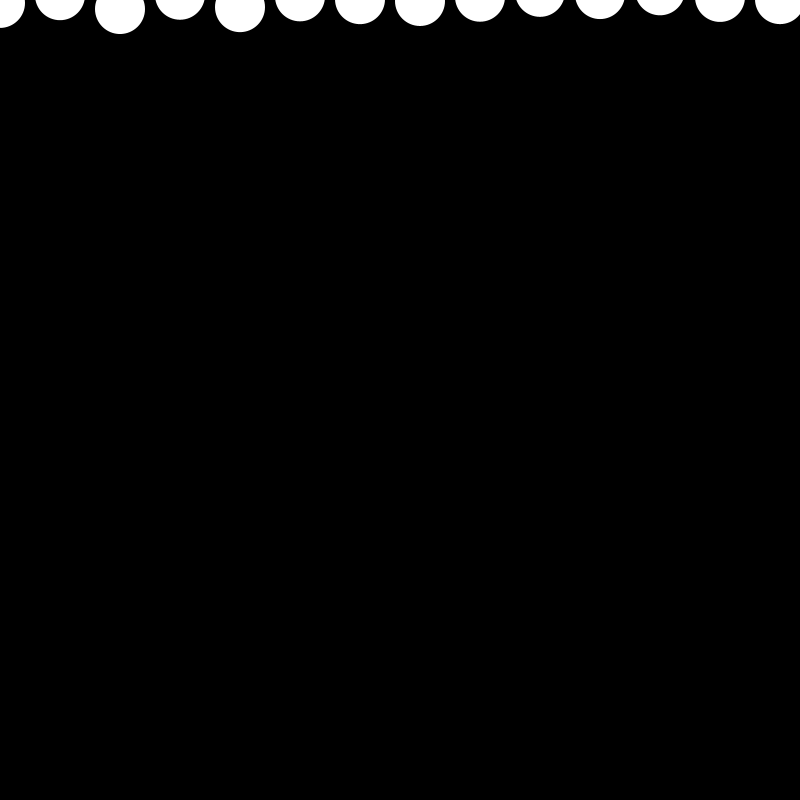
Frame 1 (no input)
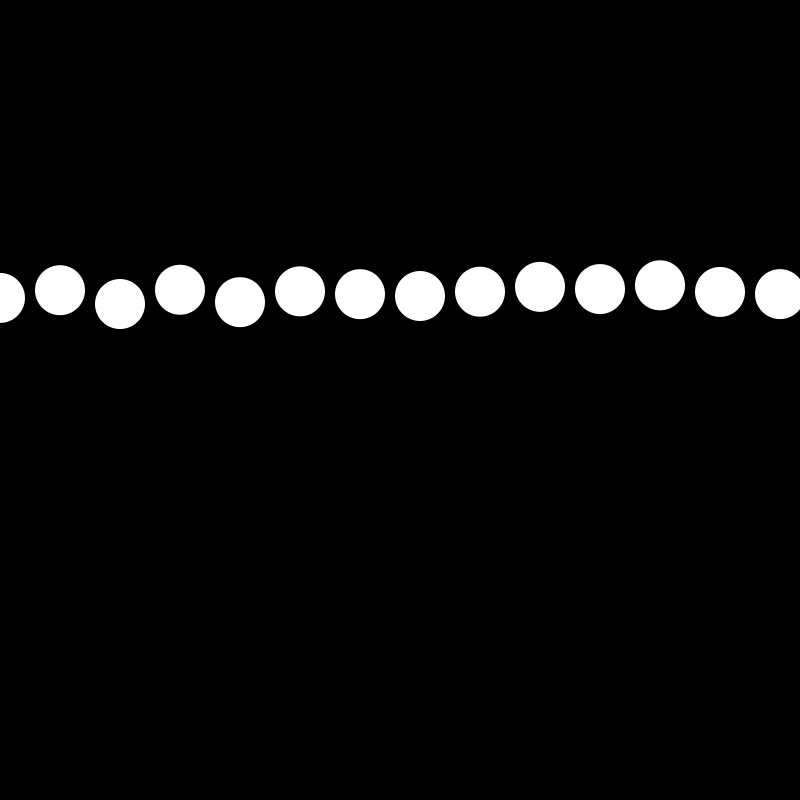
Frame 60 (the mouse pressed at the canvas centre just before this capture)
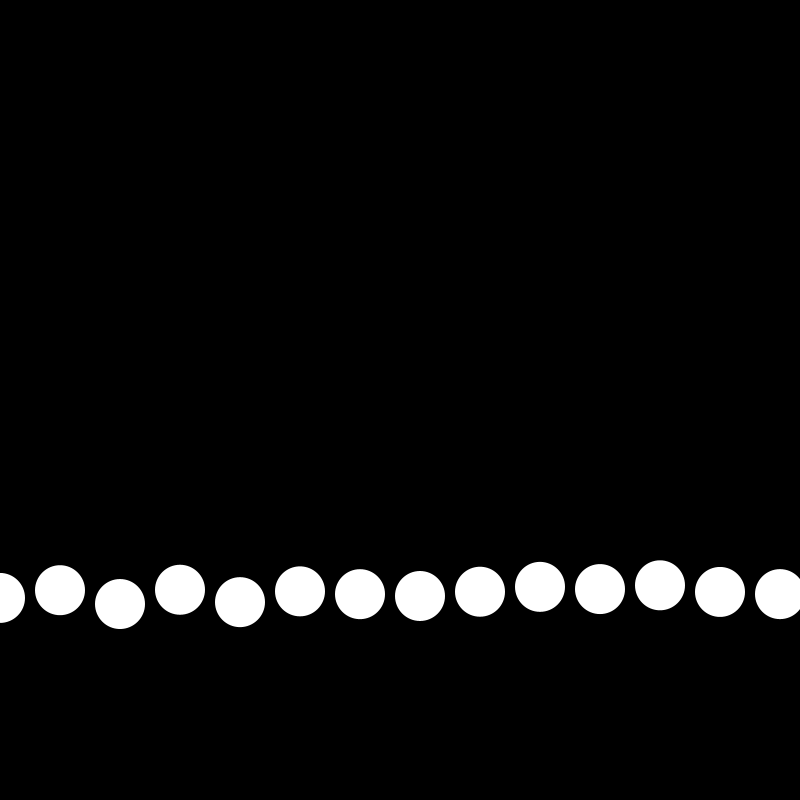
Frame 120 (the mouse held since frame 60 and released just before this capture)

The Processing sketch that drew these frames (run headless with seeded random() and noise(); from frame 60 on, the mouse is pressed at the canvas centre):

// Processing sketch: FallingCircles
// ── FallingCircles.pde
int[] x = new int[100];
float[] y = new float[100];
int shift = 60;
int start = 0;

void setup(){
  size(800, 800);
  noStroke();
  for(int i = 0; i < x.length; i++){
    x[i] = i * shift; //this is used to space out the circles.
    y[i] = random(start - 10, start + 10);//this will offset the circles so they are not in a straight line.
  } 
}

void draw(){
  background(0);
  for(int i = 0; i < x.length; i++){
    ellipse(x[i], y[i], 50, 50);
    
    //how fast the circles fall
    y[i] = y[i] + 5;
    
    //to make the circles come back to the top
    if(y[i] > height){
      y[i] = random(start - 10, start + 10);
    }
  }
  
}
